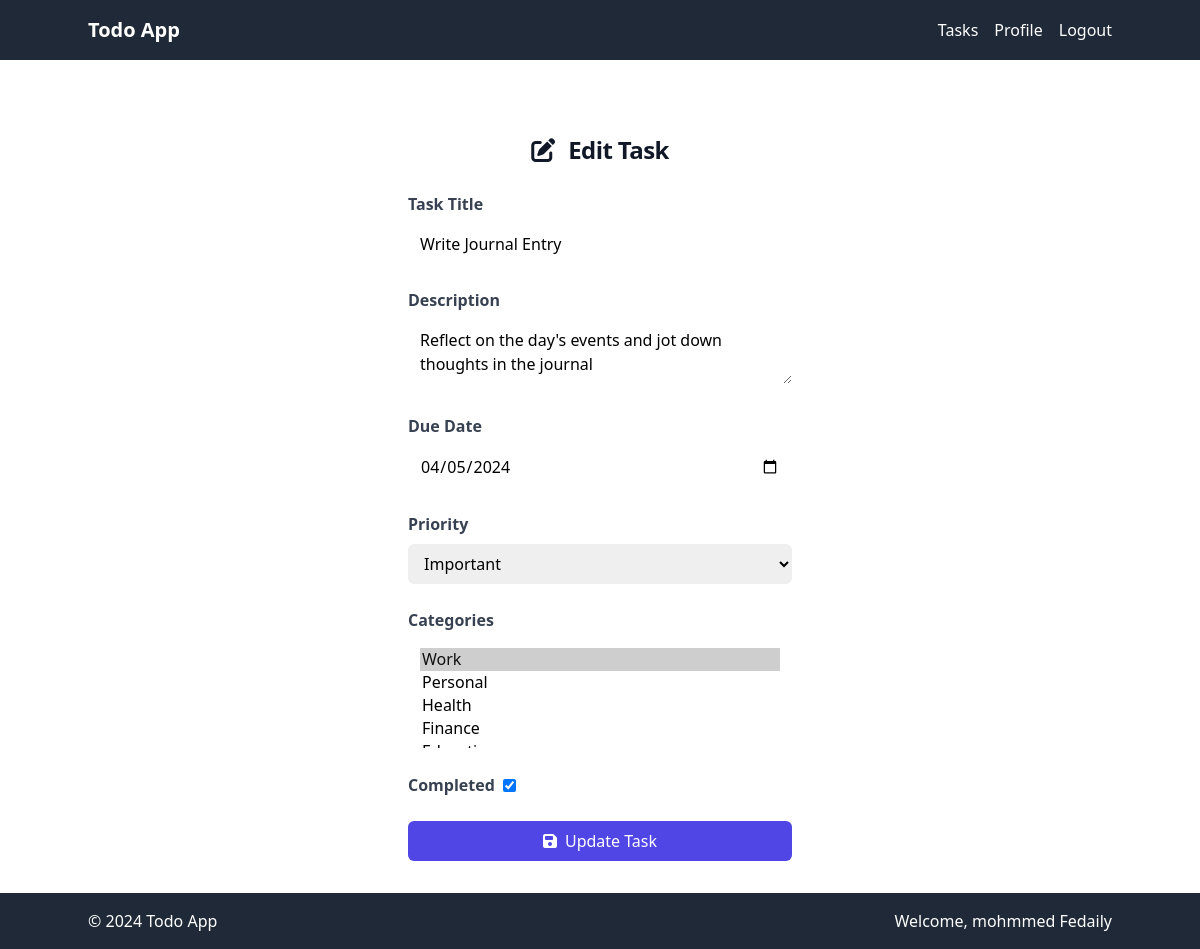
Page /cours/Brief-Todolist/task/edit/116 (signed in) on the committed database.
### tables this page shows
CREATE TABLE `tdl_task` (
  `task_id` int(11) NOT NULL,
  `title` varchar(255) DEFAULT NULL,
  `description` text DEFAULT NULL,
  `dueto` date DEFAULT NULL,
  `completed` tinyint(1) DEFAULT NULL,
  `priority_id` int(11) DEFAULT NULL,
  `user_id` int(11) DEFAULT NULL
);

CREATE TABLE `tdl_priority` (
  `priority_id` int(11) NOT NULL,
  `name` varchar(255) DEFAULT NULL
);

### App/DbConnection/Db.php (called while the page is built, shortened)
<?php
final class Db
{
    private $DB;
    public function __construct()
    {
      $this->config = __DIR__ . '/../../config/database.php';
      try {
        $dsn = "mysql:host=" . DB_HOST . ";dbname=" . DB_NAME;
        $this->DB = new PDO($dsn, DB_USER, DB_PWD, array(PDO::ATTR_ERRMODE => PDO::ERRMODE_EXCEPTION));
      } catch (PDOException $error) {
        echo "Erreur de connexion à la Base de Données : " . $error->getMessage();
      }
    }
    public function getDB(): PDO
    {
      return $this->DB;
    }
  }

### App/Repositories/TaskRepository.php (called while the page is built, shortened)
<?php
class TaskRepository
{
    private $db;
    public function __construct()
    {
      $database = new Db;
      $this->db = $database->getDB();
      }
    public function getTaskById($task_id)
    {
        $sql = "SELECT * FROM tdl_task WHERE task_id = :task_id";
        $stmt = $this->db->prepare($sql);
        $stmt->bindParam(':task_id', $task_id);
        $stmt->execute();
        $stmt->setFetchMode(PDO::FETCH_CLASS, '\App\Models\Task');
        return $stmt->fetch();
    }
    public function getTaskCategories($taskId)
{
    try {
        $sql = "SELECT category.category_id, category.name
                FROM tdl_task_has_category task_category
                JOIN tdl_category category ON task_category.category_id = category.category_id
                WHERE task_category.task_id = :task_id";
        $stmt = $this->db->prepare($sql);
        $stmt->bindParam(':task_id', $taskId);
        $stmt->execute();
        return $stmt->fetchAll(PDO::FETCH_CLASS, 'App\Models\Task');
    } catch (\PDOException $e) {
        return [];
    }
}
}

### App/Models/Task.php (called while the page is built, shortened)
<?php
class Task
{
    private $task_id;
    private $title;
    private $description;
    private $dueto;
    private $completed;
    private $priority_id;
    public function getTask_id()
    {
        return $this->task_id;
    }
    public function getTitle()
    {
        return $this->title;
    }
    public function getDescription()
    {
        return $this->description;
    }
    public function getDueto()
    {
        return $this->dueto;
    }
    public function getCompleted()
    {
        return $this->completed;
    }
    public function getPriority_id()
    {
        return $this->priority_id;
    }
}

### App/Repositories/PriorityRepository.php (called while the page is built, shortened)
<?php
class PriorityRepository
{
    private $db;
    public function __construct()
    {
        $database = new Db;
        $this->db = $database->getDB();
    }
    public function getAllPriorities()
    {
        $sql = "SELECT * FROM tdl_priority";
        $stmt = $this->db->query($sql);
        return $stmt->fetchAll(PDO::FETCH_CLASS, '\App\Models\Priority');
    }
}

### App/Models/Priority.php (called while the page is built, shortened)
<?php
class Priority
{
    private $priority_id;
    private $name;
    public function getPriority_id()
    {
        return $this->priority_id;
    }
    public function getName()
    {
        return $this->name;
    }
}

### App/Repositories/CategoryRepository.php (called while the page is built, shortened)
<?php
class CategoryRepository
{
    private $db;
    public function __construct()
    {
        $database = new Db;
        $this->db = $database->getDB();
    }
    public function getAllCategories()
    {
        $categoryArray = [];
        $sql = "SELECT * FROM tdl_category";
        $stmt = $this->db->query($sql);
        while ($row = $stmt->fetch(PDO::FETCH_ASSOC)) {
            $categoryArray[] = new Category($row);
        }
        return $categoryArray;
    }
}

### App/Models/Category.php (called while the page is built, shortened)
<?php
class Category
{
    private $category_id;
    private $name;
    public function hydrate(array $data)
    {
        foreach ($data as $key => $value) {
            $setter = 'set' . ucfirst($key);
        }
    }
    public function getCategory_id()
    {
        return $this->category_id;
    }
    public function setCategory_id($category_id)
    {
        $this->category_id = $category_id;
    }
    public function getName()
    {
        return $this->name;
    }
    public function setName($name)
    {
        $this->name = $name;
    }
}

### App/Views/task_edit.php (the view, shortened to what this page needs)
<?php
require_once __DIR__ . "/../../init.php";
$route = str_replace("/cours/Brief-Todolist/", "", $_SERVER["REQUEST_URI"]);
$routeParts = explode("/", $route);
$taskId = end($routeParts);
if ($taskId) {
    $taskRepository = new TaskRepository();
    $task = $taskRepository->getTaskById($taskId);
    $priorityRepository = new PriorityRepository();
    $priorities = $priorityRepository->getAllPriorities();
    $categoryRepository = new CategoryRepository();
    $categories = $categoryRepository->getAllCategories();
    $taskCategories = $taskRepository->getTaskCategories($task->getTask_id());
}
?>
<!DOCTYPE html>
<html lang="en">
<head>
    <link href="https://cdn.jsdelivr.net/npm/tailwindcss@2.2.19/dist/tailwind.min.css" rel="stylesheet">
</head>
<body>
<div class="mt-10 sm:mx-auto sm:w-full sm:max-w-sm">
        <div class="sm:mx-auto sm:w-full sm:max-w-sm">
            <h2 class="mt-10 text-center text-2xl font-bold leading-9 tracking-tight text-gray-900">
                <i class="fas fa-edit mr-2"></i> Edit Task
            </h2>
        </div>
        <form class="space-y-6" action="/cours/Brief-Todolist/task/update" method="post">
            <div>
                <label for="title" class="block text-gray-700 font-semibold mb-2">Task Title</label>
                <input id="title" name="title" type="text" value="<?php echo $task->getTitle(); ?>" required class="w-full rounded-md border-gray-300 py-2 px-3 focus:outline-none focus:ring-2 focus:ring-indigo-600" placeholder="Enter task title">
            </div>
            <div>
                <label for="description" class="block text-gray-700 font-semibold mb-2">Description</label>
                <textarea id="description" name="description" required class="w-full rounded-md border-gray-300 py-2 px-3 focus:outline-none focus:ring-2 focus:ring-indigo-600" placeholder="Enter task description"><?php echo $task->getDescription(); ?></textarea>
            </div>
            <div>
                <label for="dueto" class="block text-gray-700 font-semibold mb-2">Due Date</label>
                <input id="dueto" name="dueto" type="date" value="<?php echo $task->getDueto(); ?>" required class="w-full rounded-md border-gray-300 py-2 px-3 focus:outline-none focus:ring-2 focus:ring-indigo-600">
            </div>
            <div>
                <label for="priority_id" class="block text-gray-700 font-semibold mb-2">Priority</label>
                <select id="priority_id" name="priority_id" required class="w-full rounded-md border-gray-300 py-2 px-3 focus:outline-none focus:ring-2 focus:ring-indigo-600">
                    <?php if (!empty($priorities)): ?>
                        <?php foreach ($priorities as $priority): ?>
                            <option value="<?php echo $priority->getPriority_id(); ?>" <?php echo $task->getPriority_id() == $priority->getPriority_id() ? "selected" : ""; ?>>
                                <?php echo $priority->getName(); ?>
                            </option>
                        <?php endforeach; ?>
                    <?php else: ?>
                        <option value="">No priorities available</option>
                    <?php endif; ?>
                </select>
            </div>
            <div>
                <label for="categories" class="block text-gray-700 font-semibold mb-2">Categories</label>
                <select id="categories" name="categories[]" multiple required class="w-full rounded-md border-gray-300 py-2 px-3 focus:outline-none focus:ring-2 focus:ring-indigo-600">
                    <?php foreach ($categories as $category): ?>
                        <?php
                        $selected = in_array($category->getCategory_id(), array_column($taskCategories, "category_id"));
                        $selectedAttr = $selected ? "selected" : "";
                        ?>
                        <option value="<?php echo $category->getCategory_id(); ?>" <?php echo $selectedAttr; ?>>
                            <?php echo $category->getName(); ?>
                        </option>
                    <?php endforeach; ?>
                </select>
            </div>
            <div class="flex items-center">
                <label for="completed" class="text-gray-700 font-semibold mr-2">Completed</label>
                <input id="completed" name="completed" type="checkbox" <?php echo $task->getCompleted() ? "checked" : ""; ?> class="rounded-md focus:ring-indigo-600">
            </div>
            <button type="submit" name="update-task" class="w-full bg-indigo-600 text-white py-2 px-4 rounded-md hover:bg-indigo-700 transition-colors duration-300 flex items-center justify-center">
                <i class="fas fa-save mr-2"></i> Update Task
            </button>
        </form>
    </div>
</body>
</html>

### rows in the picture
tdl_task: title "Write Journal Entry", description "Reflect on the day's events and jot down thoughts in the journal", dueto "04/05/2024", priority_id "Important", completed "☑"

### other values in the picture
$userName "mohmmed Fedaily"
form field value "Work ☑ / Personal / Health / Finance"
